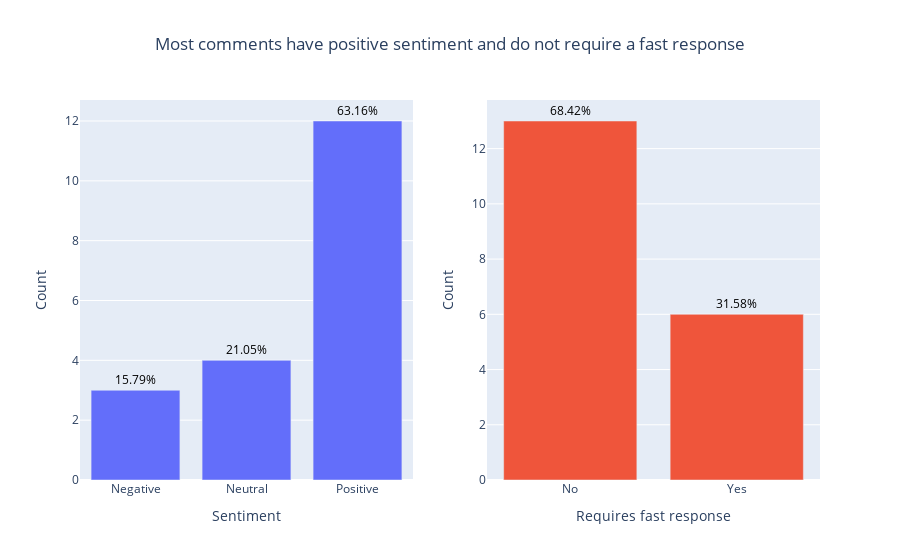

Notebook cell for this chart:
### Code cell
## Note that this code block generates Plotly figures, which do not render in GitHub and don't get converted by nbconvert

import plotly.graph_objects as go
import pandas as pd
from plotly.subplots import make_subplots

def plot_class_proportions_int(sentiment_data, respond_data):
    # Count the occurrences of each class for sentiment_data
    sentiment_class_counts = sentiment_data.value_counts().sort_index()
    sentiment_total = sentiment_class_counts.sum()
    sentiment_class_proportions = sentiment_class_counts / sentiment_total * 100

    # Count the occurrences of each class for respond_data
    respond_class_counts = respond_data.value_counts().sort_index()
    respond_total = respond_class_counts.sum()
    respond_class_proportions = respond_class_counts / respond_total * 100

    # Create the figure with subplots
    fig = make_subplots(rows=1, cols=2)

    # Add the bar chart for sentiment_data
    fig.add_trace(go.Bar(x=sentiment_class_counts.index, y=sentiment_class_counts.values),
                  row=1, col=1)

    fig.update_xaxes(title_text="Sentiment", ticktext=["Negative", "Neutral", "Positive"], tickvals=[-1, 0, 1], row=1, col=1)
    fig.update_yaxes(title_text="Count", row=1, col=1)

    # Add the percentage labels to each bar in the Sentiment Class Proportions plot
    for i, proportion in enumerate(sentiment_class_proportions.values):
        fig.add_annotation(
            x=sentiment_class_proportions.index[i],
            y=sentiment_class_counts.values[i],
            text=f"{proportion:.2f}%",
            showarrow=False,
            font=dict(color="black"),
            xanchor="center",
            yanchor="bottom",
            row=1, col=1,
        )

    # Add the bar chart for respond_data
    fig.add_trace(go.Bar(x=respond_class_counts.index, y=respond_class_counts.values),
                  row=1, col=2)
    fig.update_xaxes(title_text="Requires fast response", ticktext=["No", "Yes"],  tickvals=[0, 1], row=1, col=2)
    fig.update_yaxes(title_text="Count", row=1, col=2)

    # Add the percentage labels to each bar in the Respond Class Proportions plot
    for i, proportion in enumerate(respond_class_proportions.values):
        fig.add_annotation(
            x=respond_class_proportions.index[i],
            y=respond_class_counts.values[i],
            text=f"{proportion:.2f}%",
            showarrow=False,
            font=dict(color="black"),
            xanchor="center",
            yanchor="bottom",
            row=1, col=2,
        )

    # Set the figure title and layout
    fig.update_layout(title="Most comments have positive sentiment and do not require a fast response", 
                      showlegend=False, title_x=0.5)

    # Show the figure
    fig.show()


plot_class_proportions_int(sentiment_hl_dict, respond_hl_dict)

### Figure 1 — Plotly figure (JSON) as saved in the notebook; plotly's stock layout.template omitted (floating-point values rounded to 4 significant figures)
{"data": [{"type": "bar", "x": [-1, 0, 1], "xaxis": "x", "y": [3, 4, 12], "yaxis": "y"}, {"type": "bar", "x": [0, 1], "xaxis": "x2", "y": [13, 6], "yaxis": "y2"}], "layout": {"annotations": [{"font": {"color": "black"}, "showarrow": false, "text": "15.79%", "x": -1, "xanchor": "center", "xref": "x", "y": 3, "yanchor": "bottom", "yref": "y"}, {"font": {"color": "black"}, "showarrow": false, "text": "21.05%", "x": 0, "xanchor": "center", "xref": "x", "y": 4, "yanchor": "bottom", "yref": "y"}, {"font": {"color": "black"}, "showarrow": false, "text": "63.16%", "x": 1, "xanchor": "center", "xref": "x", "y": 12, "yanchor": "bottom", "yref": "y"}, {"font": {"color": "black"}, "showarrow": false, "text": "68.42%", "x": 0, "xanchor": "center", "xref": "x2", "y": 13, "yanchor": "bottom", "yref": "y2"}, {"font": {"color": "black"}, "showarrow": false, "text": "31.58%", "x": 1, "xanchor": "center", "xref": "x2", "y": 6, "yanchor": "bottom", "yref": "y2"}], "showlegend": false, "title": {"text": "Most comments have positive sentiment and do not require a fast response", "x": 0.5}, "xaxis": {"anchor": "y", "domain": [0, 0.45], "ticktext": ["Negative", "Neutral", "Positive"], "tickvals": [-1, 0, 1], "title": {"text": "Sentiment"}}, "xaxis2": {"anchor": "y2", "domain": [0.55, 1], "ticktext": ["No", "Yes"], "tickvals": [0, 1], "title": {"text": "Requires fast response"}}, "yaxis": {"anchor": "x", "domain": [0, 1], "title": {"text": "Count"}}, "yaxis2": {"anchor": "x2", "domain": [0, 1], "title": {"text": "Count"}}}}
